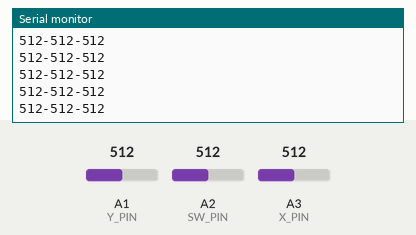
Simulated run of this sketch. Board: Arduino Uno, built with avr-gcc and run on an emulated ATmega328P. Parts: the last lines printed to the serial monitor. The test bench sets the inputs (shaded band); at power-on: A1 (Y_PIN) = 512, A2 (SW_PIN) = 512, A3 (X_PIN) = 512.

Above: at 1.2 s.
1.3 s: A1 (Y_PIN) set to 716
At 1.32 s:
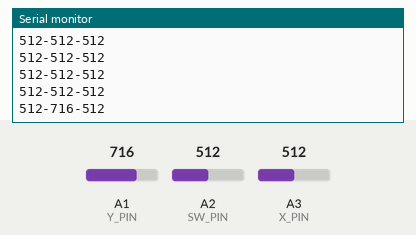
2.8 s: A2 (SW_PIN) set to 716
At 2.83 s:
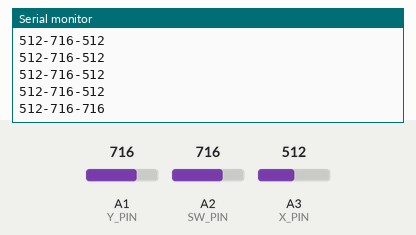
4.3 s: A3 (X_PIN) set to 716
At 4.34 s:
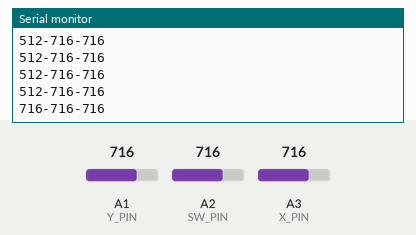
5.8 s: A1 (Y_PIN) set to 900
At 5.86 s:
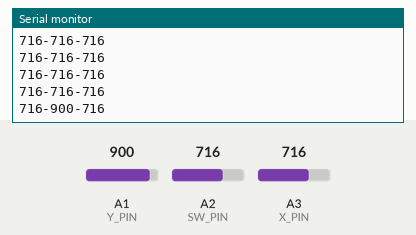
7.3 s: A2 (SW_PIN) set to 900
At 7.37 s:
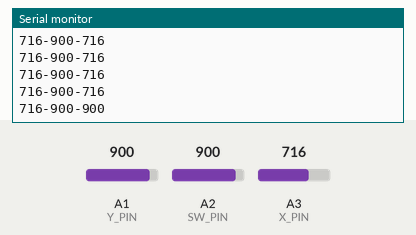
8.8 s: A3 (X_PIN) set to 900
At 8.88 s:
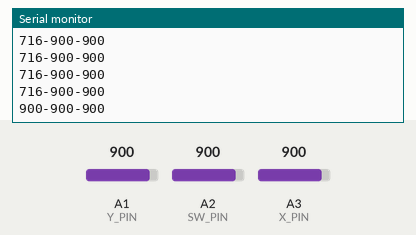
Timing chart, 0 to 11.3 s (numbered marks = the images above; inputs shaded):
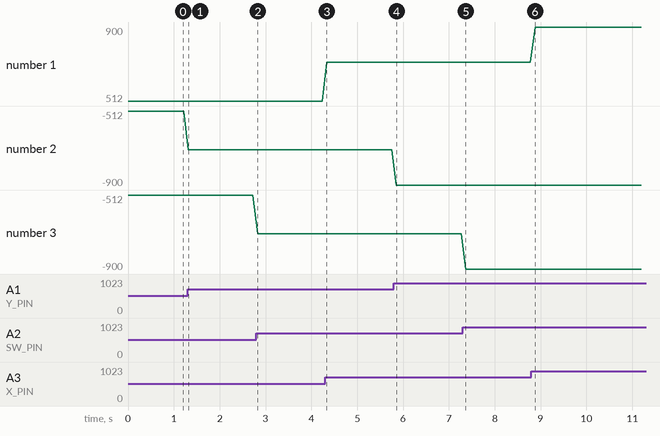

Measured:
- after the input at 1.3 s, the serial monitor: prints a new line at once (image 1)
- after the input at 2.8 s, the serial monitor: prints a new line at once (image 2)
- after the input at 4.3 s, the serial monitor: prints a new line at once (image 3)
- after the input at 5.8 s, the serial monitor: prints a new line after 0.05 s (image 4)
- after the input at 7.3 s, the serial monitor: prints a new line after 0.07 s (image 5)
- after the input at 8.8 s, the serial monitor: prints a new line after 0.08 s (image 6)
- plotted number 1: 512 → 716 after the input at 4.3 s, 716 → 900 after the input at 8.8 s
- plotted number 2: -512 → -716 after the input at 1.3 s, -716 → -900 after the input at 5.8 s

The sketch:

VolCtrlUno.ino
```cpp
const int X_PIN = 3;  // X Achsis
const int Y_PIN = 1;  // Y Achsis
const int SW_PIN = 2; // Button

String x_input;
String y_input;
String z_input;
String serial_output;

void setup() {
  Serial.begin(115200);
}

void loop() {
  x_input = String(analogRead(X_PIN));
  y_input = String(analogRead(Y_PIN));
  z_input = String(analogRead(SW_PIN));
  serial_output = x_input +"-"+ y_input +"-"+ z_input;

  Serial.println(serial_output);
  delay(100);
}
```
